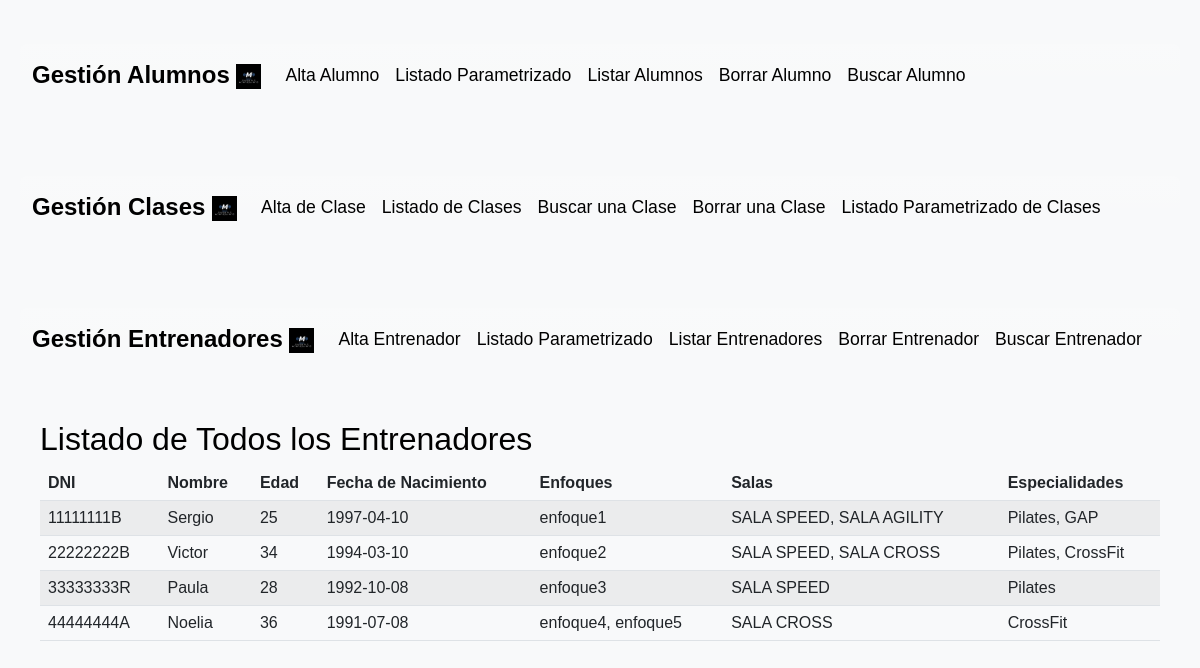
Screenshot of /listadoEntrenadores.php with the database file from the repository.
### tables this page shows
CREATE TABLE entrenadores (
  dni varchar(9) NOT NULL,
  enfoques varchar(100) NOT NULL,
  nombre varchar(40) NOT NULL,
  edad int(3) NOT NULL,
  fecha_nacimiento date NOT NULL,
  PRIMARY KEY (dni)   
);

### listadoEntrenadores.php (the view, shortened to what this page needs)
<?php
$conexion = obtenerConexion();
$sql = "SELECT entrenadores.dni,
                entrenadores.nombre,
                entrenadores.edad,
                entrenadores.fecha_nacimiento,
                entrenadores.enfoques,
                (SELECT GROUP_CONCAT(salas.sala SEPARATOR ', ')
                 FROM salas
                 WHERE id IN (SELECT id_sala
                                from entrenadores_salas
                                where entrenadores_salas.dni_entrenador = entrenadores.dni
                             )
                ) AS 'salas',
                (SELECT GROUP_CONCAT(especialidades.especialidad SEPARATOR ', ')
                 FROM especialidades
                 WHERE id IN (SELECT id_especialidad
                                from entrenadores_especialidades
                                where entrenadores_especialidades.dni_entrenador = entrenadores.dni
                             )
                ) AS 'especialidades'
        FROM entrenadores";
$resultado = mysqli_query($conexion, $sql);
?>
<div class="container">
    <h2>Listado de Todos los Entrenadores</h2>
    <table class="table table-striped">
        <thead>
            <tr>
                <th>DNI</th>
                <th>Nombre</th>
                <th>Edad</th>
                <th>Fecha de Nacimiento</th>
                <th>Enfoques</th>
                <th>Salas</th>
                <th>Especialidades</th>
            </tr>
        </thead>
        <tbody>
            <?php
            if (mysqli_num_rows($resultado) > 0) {
                while ($fila = mysqli_fetch_assoc($resultado)) {
                    echo "<tr>";
                    echo "<td>" . $fila['dni'] . "</td>";
                    echo "<td>" . $fila['nombre'] . "</td>";
                    echo "<td>" . $fila['edad'] . "</td>";
                    echo "<td>" . $fila['fecha_nacimiento'] . "</td>";
                    echo "<td>" . $fila['enfoques'] . "</td>";
                    echo "<td>" . $fila['salas'] . "</td>";
                    echo "<td>" . $fila['especialidades'] . "</td>";
                    echo "</tr>";
                }
            } else {
                echo "<tr><td colspan='5' class='text-center'>No hay entrenadores registrados.</td></tr>";
            }
            ?>
        </tbody>
    </table>
</div>
</body>
</html>

### css/estilos.css (style rules this page uses)
body { font-family: 'Arial', sans-serif; background-color: #f8f9fa; color: #000000; margin: 0; padding: 0; }
.container { max-width: 1200px; margin: 0 auto; padding: 20px; }
.navbar { background-color: #007bff; border-radius: 5px; margin-bottom: 30px; }
.navbar .navbar-brand { color: #000000 !important; font-size: 1.5rem; font-weight: bold; }
.navbar .navbar-nav .nav-item .nav-link { color: #000000 !important; font-size: 1.1rem; }
.navbar-brand, .nav-link { color: #000000 !important; }

### rows the page displays
entrenadores: dni "11111111B", nombre "Sergio", edad "25", fecha_nacimiento "1997-04-10", enfoques "enfoque1", salas "SALA SPEED, SALA AGILITY", especialidades "Pilates, GAP"
entrenadores: dni "22222222B", nombre "Victor", edad "34", fecha_nacimiento "1994-03-10", enfoques "enfoque2", salas "SALA SPEED, SALA CROSS", especialidades "Pilates, CrossFit"
entrenadores: dni "33333333R", nombre "Paula", edad "28", fecha_nacimiento "1992-10-08", enfoques "enfoque3", salas "SALA SPEED", especialidades "Pilates"
entrenadores: dni "44444444A", nombre "Noelia", edad "36", fecha_nacimiento "1991-07-08", enfoques "enfoque4, enfoque5", salas "SALA CROSS", especialidades "CrossFit"
